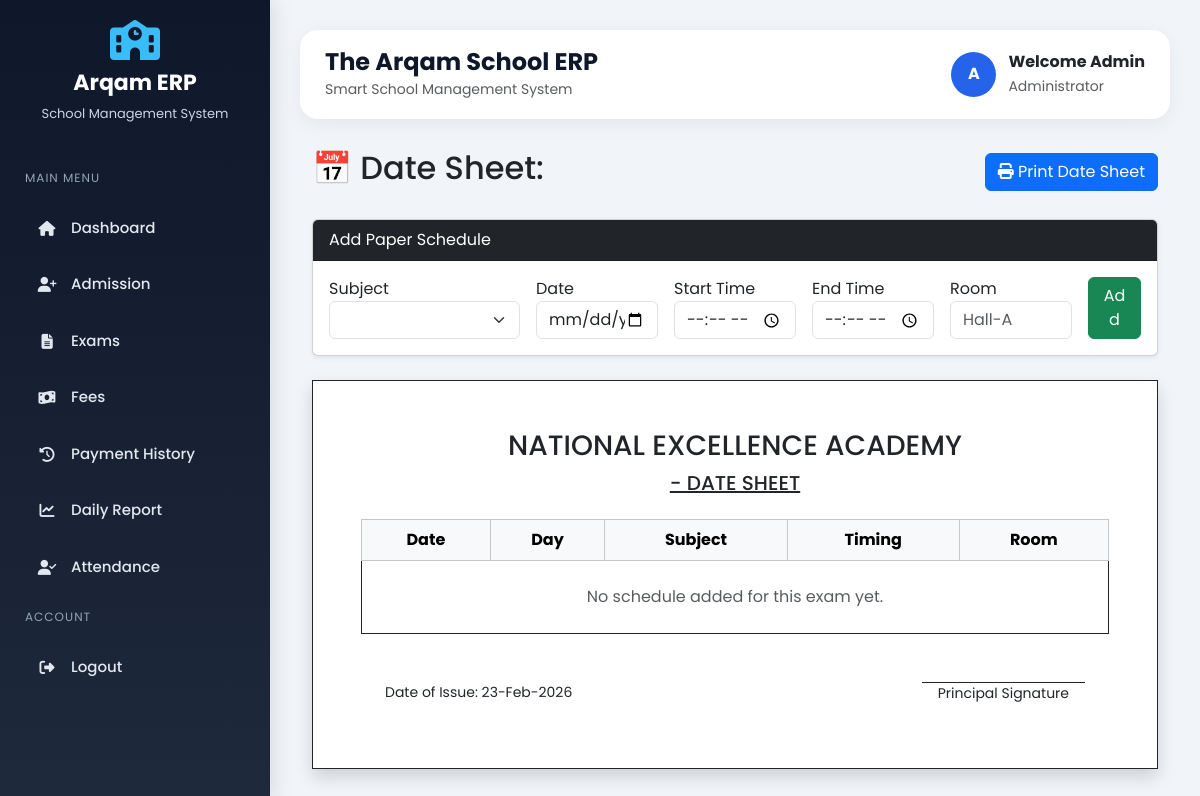
Before: /exams/datesheet/1 with the older database file.
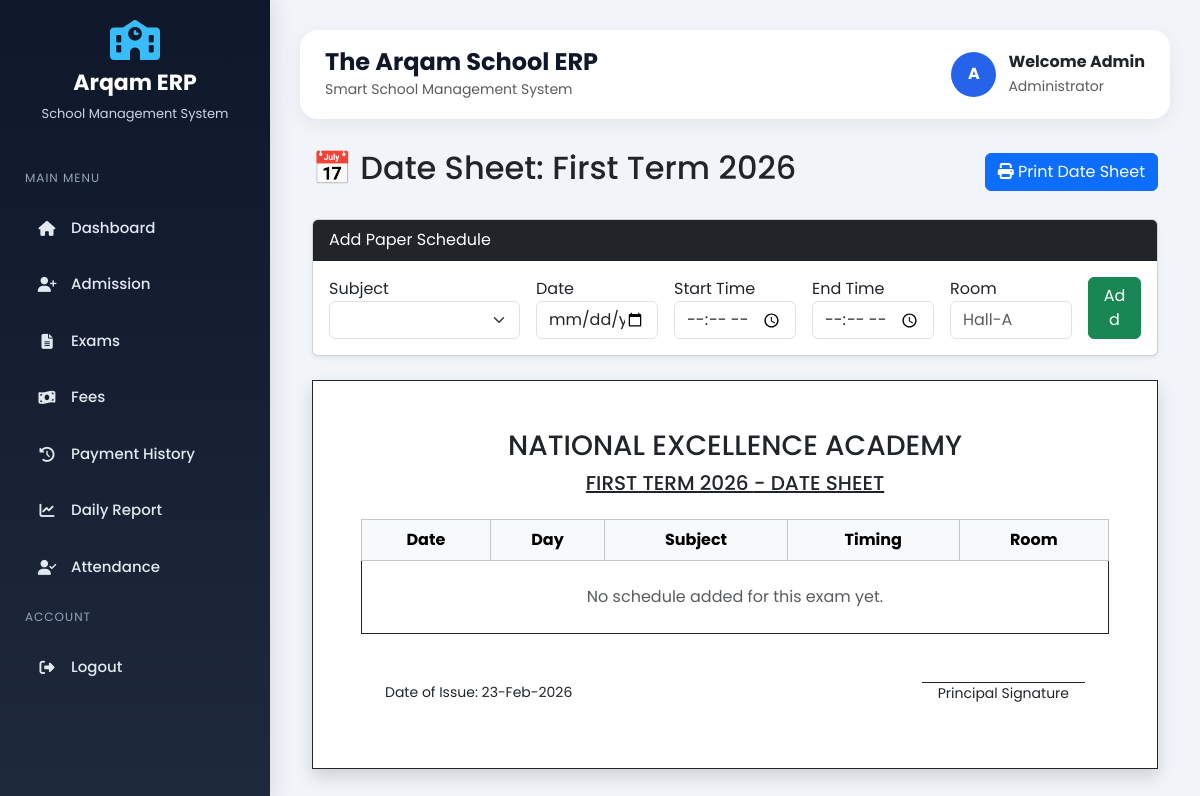
After: the same page with the newer database file.
### tables this page shows
CREATE TABLE exams (
            id INTEGER PRIMARY KEY AUTOINCREMENT,
            name TEXT,  -- Field consistency check
            exam_name TEXT,
            exam_date TEXT
        );

### modules/exams.py (the view)
@exams_bp.route("/datesheet/<int:exam_id>")
def view_datesheet(exam_id):
    conn = get_connection()
    exam = conn.execute("SELECT * FROM exams WHERE id = ?", (exam_id,)).fetchone()
    subjects = conn.execute("SELECT * FROM subjects").fetchall()
    query = """
        SELECT ds.*, sub.subject_name
        FROM datesheets ds
        JOIN subjects sub ON ds.subject_id = sub.id
        WHERE ds.exam_id = ?
        ORDER BY ds.exam_date ASC
    """
    datesheet = conn.execute(query, (exam_id,)).fetchall()
    conn.close()
    return render_template("datesheet.html", exam=exam, subjects=subjects, datesheet=datesheet)

### database.py (called while the page is built)
def get_connection():
    conn = sqlite3.connect("school.db")
    conn.row_factory = sqlite3.Row
    return conn

### templates/datesheet.html (shortened to what this page needs)
{% extends "base.html" %}
{% block content %}
<div class="container mt-4">
    <div class="d-flex justify-content-between align-items-center mb-4 no-print">
        <h2>📅 Date Sheet: {{ exam['exam_name'] }}</h2>
        <button onclick="window.print()" class="btn btn-primary"><i class="fas fa-print"></i> Print Date Sheet</button>
    </div>
    <div class="card mb-4 no-print shadow-sm">
        <div class="card-header bg-dark text-white">Add Paper Schedule</div>
        <div class="card-body">
            <form action="{{ url_for('exams.add_datesheet_entry') }}" method="POST" class="row g-3">
                <div class="col-md-3">
                    <label>Subject</label>
                    <select name="subject_id" class="form-select" required>
                    </select>
                </div>
                <div class="col-md-2">
                    <label>Date</label>
                    <input type="date" name="exam_date" class="form-control" required>
                </div>
                <div class="col-md-2">
                    <label>Start Time</label>
                    <input type="time" name="start_time" class="form-control" required>
                </div>
                <div class="col-md-2">
                    <label>End Time</label>
                    <input type="time" name="end_time" class="form-control" required>
                </div>
                <div class="col-md-2">
                    <label>Room</label>
                    <input type="text" name="room_no" class="form-control" placeholder="Hall-A">
                </div>
                <div class="col-md-1 d-flex align-items-end">
                    <button class="btn btn-success w-100">Add</button>
                </div>
            </form>
        </div>
    </div>
    <div class="datesheet-paper p-5 bg-white border border-dark shadow">
        <div class="text-center mb-4">
            <h3>NATIONAL EXCELLENCE ACADEMY</h3>
            <h5 class="text-decoration-underline text-uppercase">{{ exam['exam_name'] }} - DATE SHEET</h5>
        </div>
        <table class="table table-bordered border-dark text-center align-middle">
            <thead class="table-light">
                <tr>
                    <th>Date</th>
                    <th>Day</th>
                    <th>Subject</th>
                    <th>Timing</th>
                    <th>Room</th>
                </tr>
            </thead>
            <tbody>
    {% for row in datesheet %}
    <tr>
        <td>{{ row['exam_date'] }}</td>
        <td class="text-uppercase small fw-bold">
            {{ row['exam_date'] | datetimeformat }}
        </td>
        <td class="fw-bold text-primary">{{ row['subject_name'] }}</td>
        <td>
            <span class="badge bg-light text-dark border">
                {{ row['start_time'] }} - {{ row['end_time'] }}
            </span>
        </td>
        <td><i class="fas fa-door-open me-1"></i>{{ row['room_no'] }}</td>
    </tr>
    {% else %}
    <tr><td colspan="5" class="text-center text-muted py-4">No schedule added for this exam yet.</td></tr>
    {% endfor %}
</tbody>
        </table>
        <div class="mt-5 d-flex justify-content-between px-4">
            <p class="small">Date of Issue: 23-Feb-2026</p>
            <p class="small border-top border-dark px-3">Principal Signature</p>
        </div>
    </div>
</div>
{% endblock %}

Changed rows visible on the page:
added exams: exam_name "First Term 2026", exam_name "FIRST TERM 2026"
